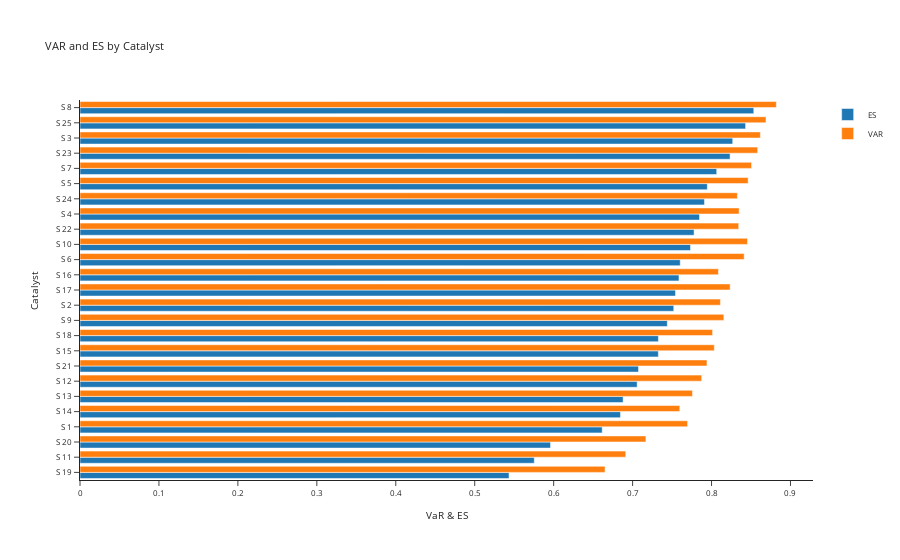

Notebook source saved alongside this figure:
### Markdown cell above
# Risk Metrics

### Code cell
def calculate_var_es(data):
    var = np.percentile(data, 100 * (1 - 0.9))
    tail_losses = data[data < var]
    es = tail_losses.mean()
    return pd.Series({'VAR': var, 'ES': es})

results = df_ee.groupby('3,3 Catalyst Substituent ')['ee'].apply(calculate_var_es).reset_index()
results = results.sort_values(by="ee",ascending=True)


fig = px.bar(results, y='3,3 Catalyst Substituent ', x='ee', title='VAR and ES by Catalyst',
             labels={'variable': 'Metric', 'value': 'Value'}, barmode='group',color='level_1',template='simple_white',)
fig.update_layout(
    font_size=8,
)
# Customize the layout
fig.update_layout(xaxis_title='VaR & ES', yaxis_title='Catalyst', legend_title=None, xaxis_tickangle=0)

# Show the plot
fig.show()
results.to_csv("../Data/Risk_IDPi.csv")

### Figure 1 — Plotly figure (JSON) as saved in the notebook; plotly's stock layout.template omitted (floating-point values rounded to 4 significant figures)
{"data": [{"alignmentgroup": "True", "hovertemplate": "level_1=ES<br>ee=%{x}<br>3,3 Catalyst Substituent =%{y}<extra></extra>", "legendgroup": "ES", "marker": {"color": "#1F77B4", "pattern": {"shape": ""}}, "name": "ES", "offsetgroup": "ES", "orientation": "h", "showlegend": true, "textposition": "auto", "type": "bar", "x": [0.5434, 0.5755, 0.596, 0.6615, 0.6846, 0.688, 0.7058, 0.7075, 0.7326, 0.7327, 0.744, 0.7521, 0.7543, 0.7588, 0.7604, 0.7733, 0.7779, 0.7848, 0.791, 0.7946, 0.8065, 0.8235, 0.8268, 0.8432, 0.8535], "xaxis": "x", "y": ["S 19", "S 11", "S 20", "S 1", "S 14", "S 13", "S 12", "S 21", "S 15", "S 18", "S 9", "S 2", "S 17", "S 16", "S 6", "S 10", "S 22", "S 4", "S 24", "S 5", "S 7", "S 23", "S 3", "S 25", "S 8"], "yaxis": "y"}, {"alignmentgroup": "True", "hovertemplate": "level_1=VAR<br>ee=%{x}<br>3,3 Catalyst Substituent =%{y}<extra></extra>", "legendgroup": "VAR", "marker": {"color": "#FF7F0E", "pattern": {"shape": ""}}, "name": "VAR", "offsetgroup": "VAR", "orientation": "h", "showlegend": true, "textposition": "auto", "type": "bar", "x": [0.6651, 0.6913, 0.7169, 0.7598, 0.7697, 0.7758, 0.7875, 0.7942, 0.8013, 0.8035, 0.8087, 0.8112, 0.8156, 0.8235, 0.8327, 0.8344, 0.8349, 0.8413, 0.8455, 0.8464, 0.8507, 0.8585, 0.8619, 0.869, 0.8821], "xaxis": "x", "y": ["S 19", "S 11", "S 20", "S 14", "S 1", "S 13", "S 12", "S 21", "S 18", "S 15", "S 16", "S 2", "S 9", "S 17", "S 24", "S 22", "S 4", "S 6", "S 10", "S 5", "S 7", "S 23", "S 3", "S 25", "S 8"], "yaxis": "y"}], "layout": {"barmode": "group", "font": {"size": 8}, "legend": {"title": {}, "tracegroupgap": 0}, "title": {"text": "VAR and ES by Catalyst"}, "xaxis": {"anchor": "y", "domain": [0, 1], "tickangle": 0, "title": {"text": "VaR & ES"}}, "yaxis": {"anchor": "x", "domain": [0, 1], "title": {"text": "Catalyst"}}}}
